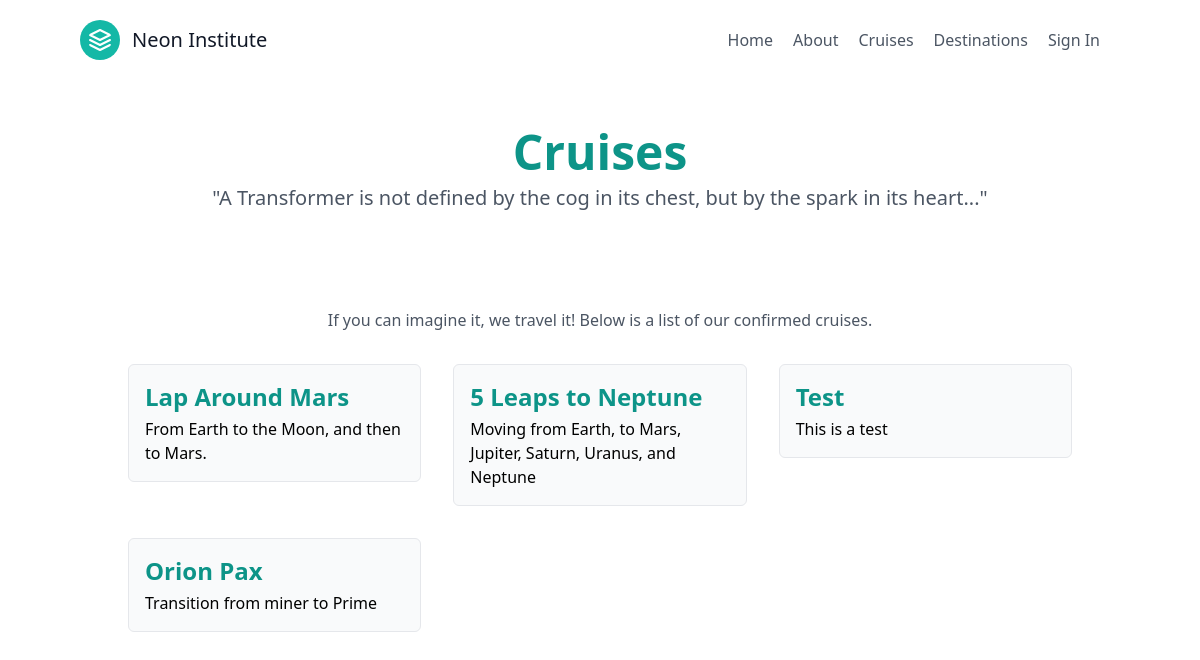
Screenshot of /cruise/ with the database file from the repository.
### app/models.py (models this page shows, shortened)
class Cruise(models.Model):
    name = models.CharField(
        unique=True,
        null=False,
        blank=False,
        max_length=50
    )
    description = models.TextField(
        max_length=2000,
        null=False,
        blank=False
    )
    destinations = models.ManyToManyField(
        Destination,
        related_name="destinations"
    )

### app/views.py (the view)
# urls.py: path('cruise/', views.cruises, name="cruises"),
def cruises(request):
    all_cruises = models.Cruise.objects.all()
    return render(request, 'cruises.html', {'cruises': all_cruises})

### app/templates/cruises.html (shortened to what this page needs)
{% extends "index.html" %}
{% block content %}
<div class="mt-12 flex flex-col items-center justify-center gap-4">
    <div class="px-10 xl:px-20">
        <h2 class="text-4xl md:text-5xl xl:text-6xl font-bold text-center text-teal-600 mb-2">Cruises</h2>
        <p class="text-xl xl:text-2xl text-center text-gray-600">"A Transformer is not defined by the cog in its chest, but by the spark in its heart..."</p>
    </div>
    <div class="w-full px-10 xl:px-20 mt-20 flex flex-col items-center justify-center">
        <p class="text-base xl:text-lg text-center text-gray-600">If you can imagine it, we travel it! Below is a list of our confirmed
            cruises.</p>
        <div class="grid grid-cols-1 sm:grid-cols-2 lg:grid-cols-3 xl:grid-cols-4 gap-8 my-8">
            {% for cruise in cruises %}
            <ul>
                <li>
                    <a href="/cruise/{{cruise.id}}"
                        class="bg-gray-50 rounded-md p-4 border border-gray-200 flex flex-col items-start justify-center max-h-md h-full w-full">
                        <h3 class="text-2xl font-bold text-left text-teal-600 mb-1">{{cruise.name}}</h3>
                        <p>{{cruise.description}}</p>
                    </a>
                </li>
            </ul>
            {% endfor %}
        </div>
    </div>
</div>
{% endblock %}

### rows the page displays
Cruise: name "Lap Around Mars", description "From Earth to the Moon, and then to Mars."
Cruise: name "5 Leaps to Neptune", description "Moving from Earth, to Mars, Jupiter, Saturn, Uranus, and Neptune"
Cruise: name "Test", description "This is a test"
Cruise: name "Orion Pax", description "Transition from miner to Prime"
